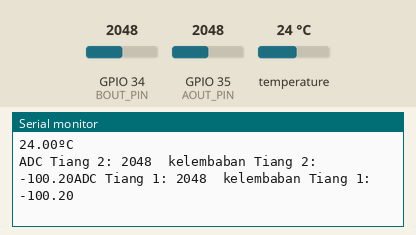
The sketch below on a simulated ESP32. On the bench: the last lines printed to the serial monitor. The inputs (shaded band) are chosen by the test bench; at power-on: temperature 24 °C, GPIO 34 (BOUT_PIN) = 2048, GPIO 35 (AOUT_PIN) = 2048.

Above: at 1.5 s.
1.6 s: temperature set to 12 °C
At 2.9 s:
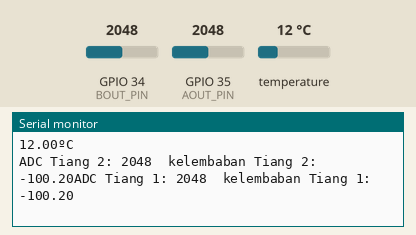
3.1 s: GPIO 34 (BOUT_PIN) set to 2866
4.6 s: GPIO 35 (AOUT_PIN) set to 2866
At 5.2 s:
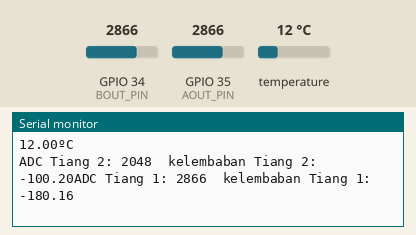
6.1 s: temperature set to 19 °C
At 6.8 s:
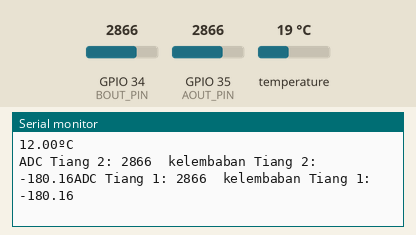
7.6 s: GPIO 34 (BOUT_PIN) set to 3603
At 9.0 s:
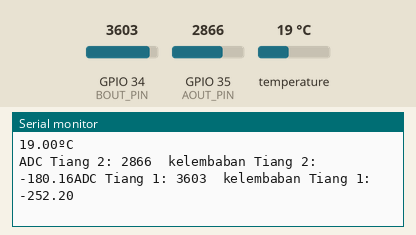
9.1 s: GPIO 35 (AOUT_PIN) set to 3603
At 11.1 s:
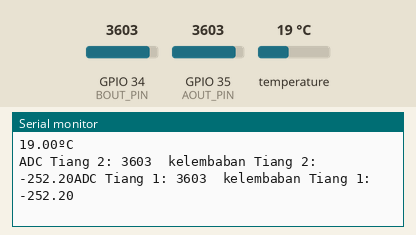
Timing chart, 0 to 11.6 s (numbered marks = the images above; inputs shaded):
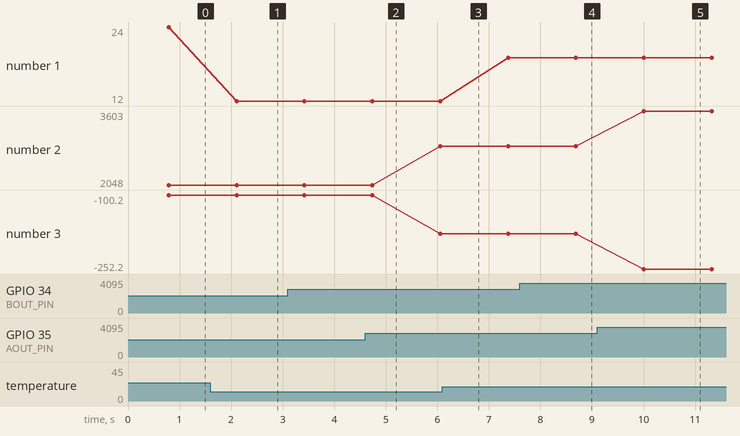

Measured:
- after the input at 1.6 s, the serial monitor: prints a new line after 0.51 s (image 1)
- after the input at 7.6 s, the serial monitor: prints a new line after 1.1 s (image 4)
- after the input at 9.1 s, the serial monitor: prints a new line after 0.90 s (image 5)
- plotted number 1: 24 → 12 after the input at 1.6 s, 12 → 19 after the input at 6.1 s

The sketch:

SM_dallas.ino
```cpp
#include <OneWire.h>
#include <DallasTemperature.h>

#define AOUT_PIN 35 // Tiang 2
#define BOUT_PIN 34 // Tiang 1
float kelembabanTanahT2; //Tiang 2
float kelembabanTanahT1; // Tiang 1
const int oneWireBus = 4;
OneWire oneWire(oneWireBus);
DallasTemperature sensors(&oneWire);

void setup() {
  Serial.begin(9600);
  sensors.begin();
}

void loop() {
  //2 Sensor Kelembaban Tanah
  int valueT2 = analogRead(AOUT_PIN); // read the analog value from sensor
  int valueT1 = analogRead(BOUT_PIN); // read the analog value from sensor
  kelembabanTanahT2 = (100-((valueT2/1023.00)*100));
  kelembabanTanahT1 = (100-((valueT1/1023.00)*100));

  // Sensor DS18B20
  sensors.requestTemperatures();
  float temperatureC = sensors.getTempCByIndex(0);
  float temperatureF = sensors.getTempFByIndex(0);

  // Print Sensor Suhu
  Serial.print(temperatureC);
  Serial.println("ºC");

  // Print Sensor Kelembaban Tanah
  Serial.print("ADC Tiang 2: ");
  Serial.print(valueT2);
  Serial.print("\tkelembaban Tiang 2: ");
  Serial.print(kelembabanTanahT2);
  Serial.print("ADC Tiang 1: ");
  Serial.print(valueT1);
  Serial.print("\tkelembaban Tiang 1: ");
  Serial.println(kelembabanTanahT1);
  delay(500);
}
```
